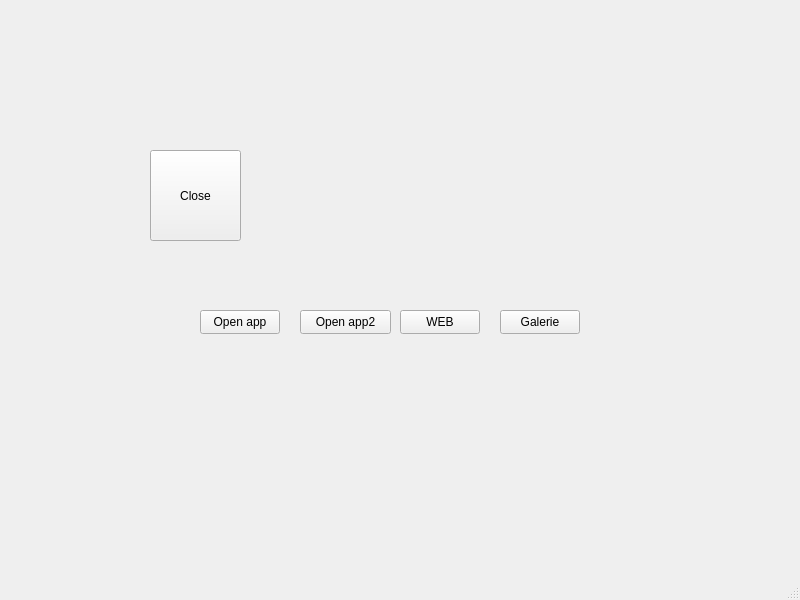
<?xml version="1.0" encoding="UTF-8"?>
<ui version="4.0">
 <class>MainWindow</class>
 <widget class="QMainWindow" name="MainWindow">
  <property name="geometry">
   <rect>
    <x>0</x>
    <y>0</y>
    <width>800</width>
    <height>600</height>
   </rect>
  </property>
  <property name="windowTitle">
   <string>MainWindow</string>
  </property>
  <widget class="QWidget" name="centralwidget">
   <widget class="QPushButton" name="pushButton">
    <property name="geometry">
     <rect>
      <x>150</x>
      <y>150</y>
      <width>91</width>
      <height>91</height>
     </rect>
    </property>
    <property name="text">
     <string>Close</string>
    </property>
   </widget>
   <widget class="QPushButton" name="pushButton_2">
    <property name="geometry">
     <rect>
      <x>200</x>
      <y>310</y>
      <width>80</width>
      <height>24</height>
     </rect>
    </property>
    <property name="text">
     <string>Open app</string>
    </property>
   </widget>
   <widget class="QPushButton" name="pushButton_3">
    <property name="geometry">
     <rect>
      <x>400</x>
      <y>310</y>
      <width>80</width>
      <height>24</height>
     </rect>
    </property>
    <property name="text">
     <string>WEB</string>
    </property>
   </widget>
   <widget class="QPushButton" name="pushButton_4">
    <property name="geometry">
     <rect>
      <x>300</x>
      <y>310</y>
      <width>91</width>
      <height>24</height>
     </rect>
    </property>
    <property name="text">
     <string>Open app2</string>
    </property>
   </widget>
   <widget class="QPushButton" name="bGalerie">
    <property name="geometry">
     <rect>
      <x>500</x>
      <y>310</y>
      <width>80</width>
      <height>24</height>
     </rect>
    </property>
    <property name="text">
     <string>Galerie</string>
    </property>
   </widget>
   <widget class="QLabel" name="test">
    <property name="geometry">
     <rect>
      <x>460</x>
      <y>80</y>
      <width>161</width>
      <height>131</height>
     </rect>
    </property>
    <property name="text">
     <string/>
    </property>
   </widget>
  </widget>
  <widget class="QMenuBar" name="menubar">
   <property name="geometry">
    <rect>
     <x>0</x>
     <y>0</y>
     <width>800</width>
     <height>22</height>
    </rect>
   </property>
  </widget>
  <widget class="QStatusBar" name="statusbar"/>
 </widget>
 <resources/>
 <connections/>
</ui>
